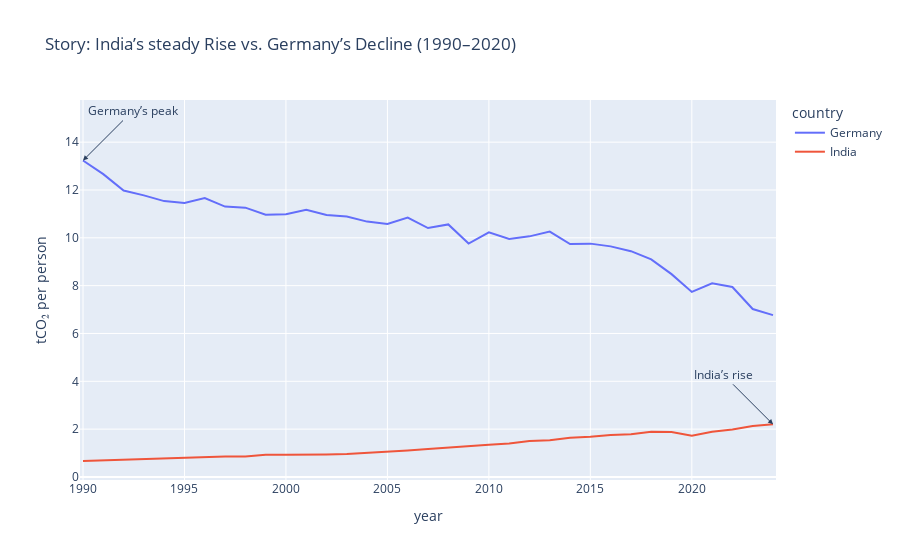

The notebook cell saved with this chart:
### Markdown cell above
# Dynamic version (Plotly)

### Code cell
import plotly.express as px

fig = px.line(story_df, x='year', y='co2_per_capita', color='country',
              title="Story: India’s steady Rise vs. Germany’s Decline (1990–2020)",
              labels={'co2_per_capita':'tCO₂ per person'})
fig.add_annotation(x=g_year, y=g_peak,
                   text="Germany’s peak",
                   showarrow=True, arrowhead=2, ax=50, ay=-50)
fig.add_annotation(x=int(i_latest['year']), y=i_latest['co2_per_capita'],
                   text="India’s rise",
                   showarrow=True, arrowhead=2, ax=-50, ay=-50)
fig.show()

### Figure 1 — Plotly figure (JSON) as saved in the notebook; plotly's stock layout.template omitted (floating-point values rounded to 4 significant figures)
{"data": [{"hovertemplate": "country=Germany<br>year=%{x}<br>tCO₂ per person=%{y}<extra></extra>", "legendgroup": "Germany", "line": {"color": "#636efa", "dash": "solid"}, "marker": {"symbol": "circle"}, "mode": "lines", "name": "Germany", "orientation": "v", "showlegend": true, "type": "scatter", "x": [1990, 1991, 1992, 1993, 1994, 1995, 1996, 1997, 1998, 1999, 2000, 2001, 2002, 2003, 2004, 2005, 2006, 2007, 2008, 2009, 2010, 2011, 2012, 2013, 2014, 2015, 2016, 2017, 2018, 2019, 2020, 2021, 2022, 2023, 2024], "xaxis": "x", "y": [13.23, 12.66, 11.98, 11.77, 11.54, 11.46, 11.67, 11.31, 11.26, 10.96, 10.99, 11.17, 10.95, 10.89, 10.68, 10.58, 10.85, 10.41, 10.56, 9.761, 10.23, 9.95, 10.06, 10.26, 9.74, 9.757, 9.642, 9.441, 9.101, 8.481, 7.739, 8.101, 7.942, 7.023, 6.769], "yaxis": "y"}, {"hovertemplate": "country=India<br>year=%{x}<br>tCO₂ per person=%{y}<extra></extra>", "legendgroup": "India", "line": {"color": "#EF553B", "dash": "solid"}, "marker": {"symbol": "circle"}, "mode": "lines", "name": "India", "orientation": "v", "showlegend": true, "type": "scatter", "x": [1990, 1991, 1992, 1993, 1994, 1995, 1996, 1997, 1998, 1999, 2000, 2001, 2002, 2003, 2004, 2005, 2006, 2007, 2008, 2009, 2010, 2011, 2012, 2013, 2014, 2015, 2016, 2017, 2018, 2019, 2020, 2021, 2022, 2023, 2024], "xaxis": "x", "y": [0.668, 0.696, 0.726, 0.734, 0.759, 0.792, 0.841, 0.859, 0.86, 0.926, 0.933, 0.929, 0.941, 0.957, 0.999, 1.035, 1.103, 1.17, 1.234, 1.316, 1.35, 1.4, 1.507, 1.54, 1.637, 1.681, 1.75, 1.784, 1.888, 1.88, 1.727, 1.892, 1.986, 2.13, 2.201], "yaxis": "y"}], "layout": {"annotations": [{"arrowhead": 2, "ax": 50, "ay": -50, "showarrow": true, "text": "Germany’s peak", "x": 1990, "y": 13.23}, {"arrowhead": 2, "ax": -50, "ay": -50, "showarrow": true, "text": "India’s rise", "x": 2024, "y": 2.201}], "legend": {"title": {"text": "country"}, "tracegroupgap": 0}, "title": {"text": "Story: India’s steady Rise vs. Germany’s Decline (1990–2020)"}, "xaxis": {"anchor": "y", "domain": [0, 1], "title": {"text": "year"}}, "yaxis": {"anchor": "x", "domain": [0, 1], "title": {"text": "tCO₂ per person"}}}}
